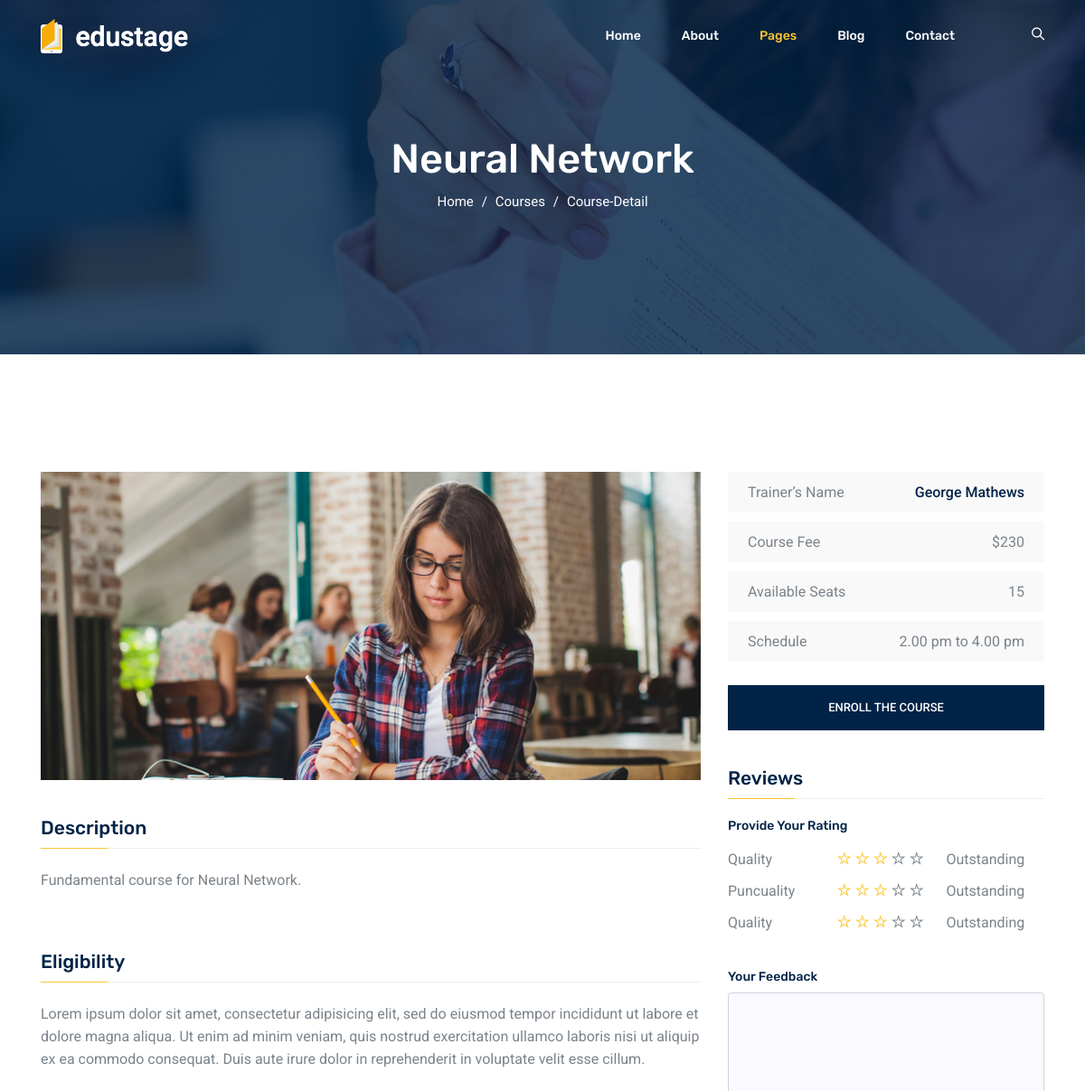
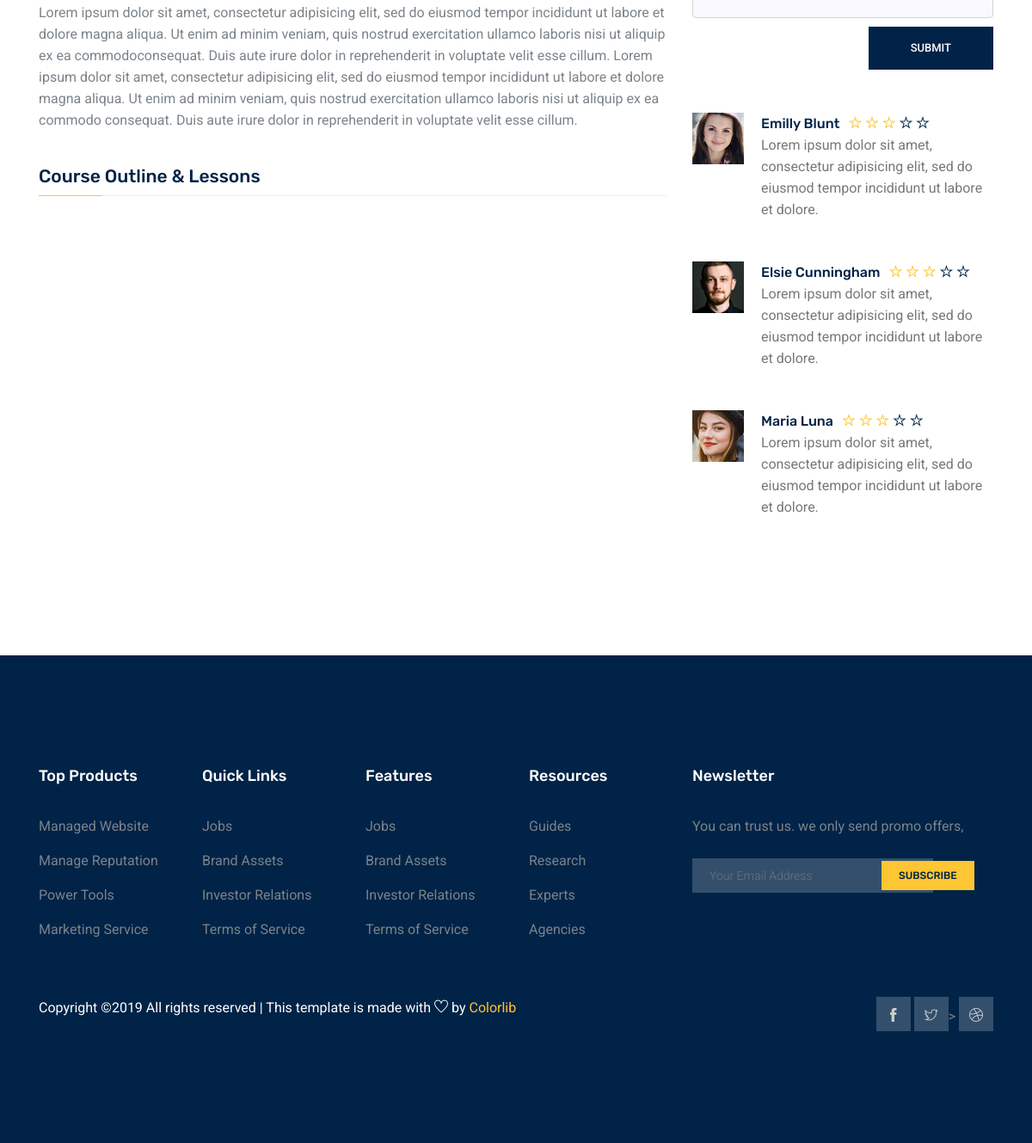
Screenshot of /course/neural-network/ with the database file from the repository (2 pictures, top to bottom).
### Course/models.py (models this page shows, shortened)
class Course(models.Model):
    slug = models.SlugField()
    title = models.CharField(max_length=120)
    description = models.TextField()
    allowed_memberships = models.ManyToManyField(Membership)
    @property
    def lessons(self):
        return self.lesson_set.all().order_by('position')

### Course/views.py (the view)
# urls.py: path('course/<slug>/', CourseDetailView.as_view(), name='detail'),
class CourseDetailView(DetailView):
    model = Course

### Course/templates/course/course_detail.html (shortened to what this page needs)
{% extends 'course/base_course.html' %}
{% block course-detail %}
    {{ object.title }}
{% endblock course-detail %}
{% block description %}
    {{ object.description }}
{% endblock description %}

### rows the page displays
Course: title "Neural Network", description "Fundamental course for Neural Network."
